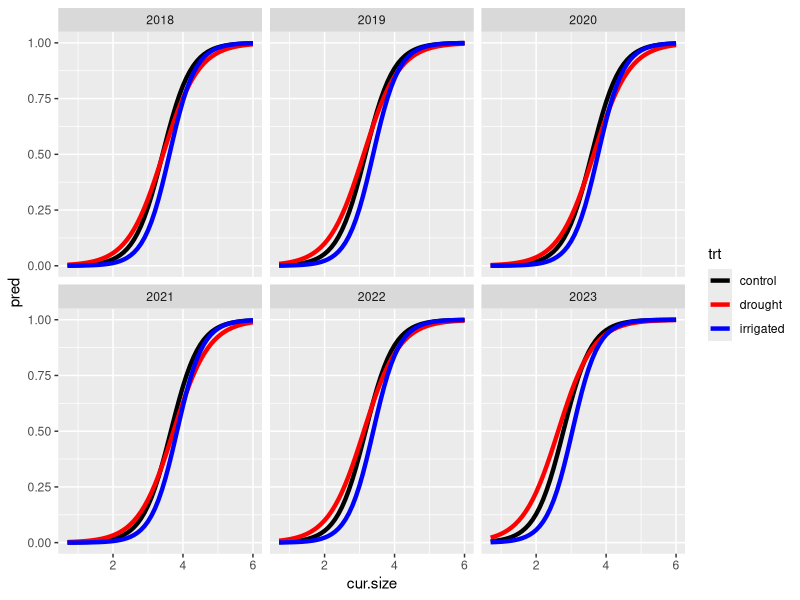
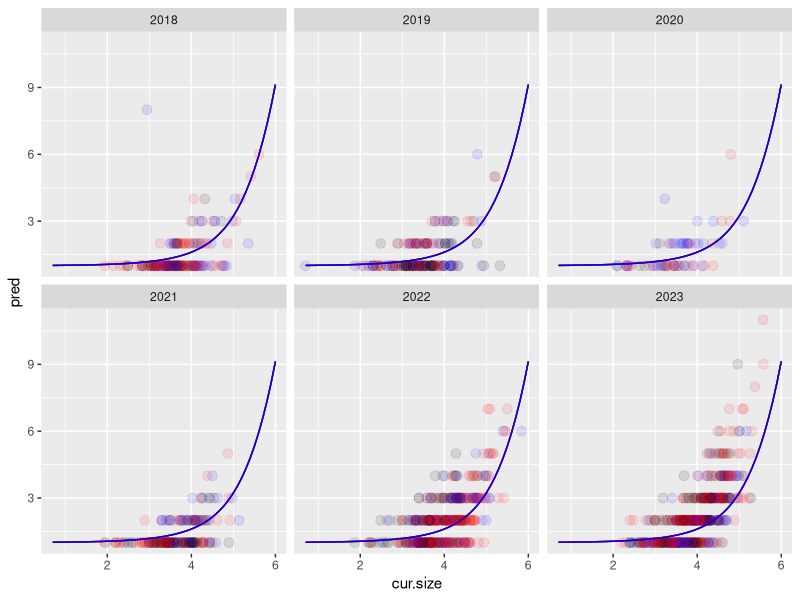

Recreate these plots in R, in order. (Note: this script raises an error after producing the figures.)
#-------------------------------------------------------------------
# Script for fitting reproductive/fecundity kernel
# Involves multiple steps:
# - Probability of flowering
# - Number of umbels produced
# - Probability of umbels surviving
# - Seeds per umbel
# - Size distribution of new recruits
# Current plan is to use these to back-estimate seedling recruitment.
# Using rule: fixed effects for models with only three years of data, random
# effects if we have ~6-7 years of data
# (because of this, not testing for year-treatment interactions)
# - SN init 5 Mar 2024
#-------------------------------------------------------------------


#-------------------------------------------------------------------
# Setup

##### Load packages

library(glmmTMB)
library(ggplot2)
library(lme4)
library(dplyr)
library(tidyr)
library(cowplot)

##### Clear namespace
rm(list = ls())

##### Load in and process data

### Flowering probability data (from processed demo, all years)
demo = read.csv('01_data_cleaning/out/demo_imputed_survival.csv')

# Demo for flowering dataset
demo.for.flowering = merge(
  x = demo %>%
    # Filter out only surviving plants
    filter(surv) %>%
    # Filter out 2016 plants (size measurements are not reliable)
    filter(Year > 2016) %>%
    # Select columns for year-of data
    select(Year, plantid, Plot, trt, No.umbels, No.leaves, Leaf.length),
  y = demo %>%
    # Filter out only surviving plants
    filter(surv) %>%
    # Filter out 2016 plants (size measurements are not reliable)
    filter(Year > 2016) %>%
    # Add column for year matching
    mutate(Year.match = Year + 1) %>% 
    # Select relevant columns
    select(Year.match, plantid, No.umbels, No.leaves, Leaf.length),
  by.x = c('Year', 'plantid'), by.y = c('Year.match', 'plantid'),
  suffixes = c('', '.prev')
) %>%
  mutate(Year = factor(Year))

# Make a data frame with size - here, subset to include only plants for which we
# have a prior *and* a current size
demo.for.flowering.both.sizes = demo.for.flowering %>%
  # Filter out only plants with a previous measurement
  filter(!is.na(No.leaves.prev) & !is.na(Leaf.length.prev) & No.leaves.prev > 0) %>%
  # Filter out plants with a current demo measurement
  filter(!is.na(No.leaves) & !is.na(Leaf.length) & No.leaves > 0) %>%
  # Add size columns
  mutate(
    prev.size = log(No.leaves.prev * Leaf.length.prev),
    cur.size = log(No.leaves * Leaf.length)
  ) %>%
  select(-c(No.leaves, No.leaves.prev, Leaf.length, Leaf.length.prev)) %>%
  # Replace NAs with zero
  mutate(
    across(contains('umbel'), function(x) ifelse(is.na(x), 0, x)),
    prev.flower = No.umbels.prev > 0,
    flowering = No.umbels > 0
  )

# Here, subset the dataset to include only plants with a current size
demo.for.flowering = demo.for.flowering %>%
  # Filter out plants with a current demo measurement
  filter(!is.na(No.leaves) & !is.na(Leaf.length) & No.leaves > 0) %>%
  # Add size columns
  mutate(cur.size = log(No.leaves * Leaf.length)) %>%
  select(-c(No.leaves, No.leaves.prev, Leaf.length, Leaf.length.prev)) %>%
  # Replace NAs with zero
  mutate(
    across(contains('umbel'), function(x) ifelse(is.na(x), 0, x)),
    prev.flower = No.umbels.prev > 0,
    flowering = No.umbels > 0
  )

### Distribution of umbels per flowering plant

demo.for.umbel.counts = demo.for.flowering %>%
  filter(flowering) %>%
  select(-flowering)

### Probability of umbel surviving

# Load in phen-demo dataset (for plants matched in both phenology and demography
# data, 2021-2023 so far)
phen.demo = read.csv('01_data_cleaning/out/phen_demo_for_umbel_survival.csv') %>%
  # Change missing umbel counts to zero
  mutate(n.demo.umbels = ifelse(is.na(n.demo.umbels), 0, n.demo.umbels)) %>%
  # Center phenology
  mutate(centered.phen = init.doy - round(mean(init.doy))) %>%
  mutate(Year = factor(Year))

# Get a dataset for umbel success, with mean bud date and number of
# living/dead buds per plant
umbel.fate = phen.demo %>%
  # Get mean budding date for each plant
  group_by(Year, tagplot) %>%
  mutate(mean.doy = mean(init.doy)) %>%
  ungroup() %>%
  # Distinct here because we need only one row per plant
  distinct(Year, tagplot, .keep_all = TRUE) %>%
  # Center the phenology column to help with model convergence
  mutate(centered.phen = mean.doy - round(mean(mean.doy))) %>%
  # Make successful umbel column
  mutate(n.succ.umbels = n.phen.umbels - n.lost.umbels) %>%
  # Year to factor
  mutate(Year = factor(Year))

### Seed set per umbel

# Need to lead in seed-phen-demo dataset, which includes one row per umbel on
# plants appearing in each of seed, phen, and demo (2021 and later) - although
# I'll filter out plants not matched to all datasets just to be safe
seed.phen.demo = read.csv('01_data_cleaning/out/seed_phen_demo_combined.csv') %>%
  # Remove plants that are missing phen
  filter(!is.na(mean.bud.day)) %>%
  # Remove plants that are missing from seed
  filter(!is.na(no.seeds)) %>%
  # Add centered phen column
  mutate(centered.phen = mean.bud.day - round(mean(mean.bud.day))) %>%
  mutate(Year = factor(Year))

# Removing the lost umbels (accounted for in the umbel fate model)
seed.phen.demo = rbind(
  # All umbels with a non-zero number of seeds...
  seed.phen.demo %>% filter(no.seeds > 0),
  # and all umbels with zero seeds, but removing dead umbels from phen
  seed.phen.demo %>%
    filter(!no.seeds) %>%
    group_by(tagplot, Year) %>%
    filter((1:n()) > n.lost.umbel) %>%
    ungroup()
)

### Umbel phenology dataset

phen = merge(
    x = read.csv('01_data_cleaning/out/phenology_buds_deaths_all.csv'), 
    y = phen.demo %>% distinct(tagplot, plantid.phen),
    by.x = 'plantid', by.y = 'plantid.phen'
  ) %>%
  # Filter out only new umbels (i.e., buds)
  filter(varb %in% 'new') %>%
  select(-varb) %>%
  mutate(Year = factor(year)) %>%
  select(-year)
  
### New recruit size distribution

# Subset the demo dataset to include 
# - plants seen for the first time (post-2017)
# - with one leaf only
# - and not flowering

recruits = demo %>%
  # Get plants seen only for the first time
  filter(!duplicated(plantid)) %>%
  # Remove 2016 and 2017 plants
  filter(Year > 2017) %>%
  # Get plants with only one leaf
  filter(No.leaves < 2, !is.na(No.leaves)) %>%
  # Get plants that are not flowering
  filter(!No.umbels | is.na(No.umbels)) %>%
  mutate(Year = factor(Year))


#-------------------------------------------------------------------
# Fit models for probability of flowering

# First check: which is better, using current size or prior size as a predictor

s_0 = glmer(
  formula = flowering ~ (1 | Plot / plantid) + (1 | Year),
  family = 'binomial',
  data = demo.for.flowering.both.sizes
)

s_cur = glmer(
  formula = flowering ~ cur.size + (1 | Plot / plantid) + (1 | Year),
  family = 'binomial',
  data = demo.for.flowering.both.sizes
)

s_pre = glmer(
  formula = flowering ~ prev.size + (1 | Plot / plantid) + (1 | Year),
  family = 'binomial',
  data = demo.for.flowering.both.sizes
)

AIC(s_0, s_cur, s_pre) %>% mutate(daic = round(AIC - min(AIC), 2))
# Use current size

# Formulae to test
flow.mod.forms = c(
  'flowering ~ cur.size + (1 | Year)',
  'flowering ~ (cur.size | Year)',
  'flowering ~ cur.size + trt +  (1 | Year)',
  'flowering ~ cur.size * trt +  (1 | Year)',
  'flowering ~ trt +  (cur.size | Year)'
) %>%
  paste('+ (1 | Plot / plantid)')

flow.mod.list = vector('list', length = length(flow.mod.forms))

for (j in 1:length(flow.mod.forms)) {
  print(j)
  flow.mod.list[[j]] = glmer(
    formula = flow.mod.forms[j],
    family = 'binomial',
    data = demo.for.flowering,
    control = glmerControl(optimizer = 'bobyqa', optCtrl = list(maxfun = 1e6)) 
  )
}
# No warnings. Very cool.

data.frame(
  AIC = sapply(flow.mod.list, AIC) %>% unlist(),
  form = flow.mod.forms
) %>%
  mutate(daic = round(AIC - min(AIC), 2))
# Of these models, best has size-treatment interaction

# Best fixed effects model:
# f_sy_ty_st = glmer(
#   formula = 'flowering ~ cur.size * trt + trt * Year + cur.size * Year + (1 | Plot / plantid)',
#   family = 'binomial',
#   data = demo.for.flowering,
#   control = glmerControl(optimizer = 'bobyqa', optCtrl = list(maxfun = 1e6)) 
# )

f_st_y = glmer(
  formula = flowering ~ cur.size * trt +  (1 | Year) + (1 | Plot / plantid),
  family = 'binomial',
  data = demo.for.flowering,
  control = glmerControl(optimizer = 'bobyqa', optCtrl = list(maxfun = 1e6)) 
)

summary(f_st_y)

# Try to plot results... this will be very funny.

range(demo.for.flowering$cur.size)

expand.grid(
  Year = factor(2018:2023),
  trt = c('control', 'drought', 'irrigated'),
  cur.size = (7:60)/10
) %>%
  mutate(
    pred = predict(
      f_st_y,
      newdata = ., type = 'response', 
      re.form = ~ (1 | Year), allow.new.levels = TRUE
    )
  ) %>%
  ggplot(aes(x = cur.size, y = pred, colour = trt)) +
  geom_line(linewidth = 1.5) +
  scale_colour_manual(values = c('black', 'red', 'blue')) +
  facet_wrap(~ Year)

# Jeez. That's not pretty.
# Seems like in most (but not all) years drought plants are less likely to flower.

# Will take some thought to think about how to get annual variation...

#-------------------------------------------------------------------
# Fit models for number of umbels per plant

# Here: need glmmTMB for zero-truncated model

# Test for effect of size

n_0 = glmmTMB(
  formula = No.umbels ~ (1 | Plot / plantid) + (1 | Year),
  family = 'truncated_poisson',
  data = demo.for.umbel.counts
)

n_s = glmmTMB(
  formula = No.umbels ~ cur.size +  (1 | Plot / plantid) + (1 | Year),
  family = 'truncated_poisson',
  data = demo.for.umbel.counts
)

AIC(n_s, n_0)
# Huge effect of size, unsurprisingly

# Compare fixed and random effects models

# n_fix = glmmTMB(
#   formula = No.umbels ~ cur.size + Year + (1 | Plot / plantid),
#   family = 'truncated_poisson',
#   data = demo.for.umbel.counts
# )

# AIC(n_fix, n_s)
# Fixed effects it is.

# Using a for loop won't work here... need to fit models separately.

# Treatment effect

n_s_y = glmmTMB(
  formula = No.umbels ~ cur.size + (1 | Year) + (1 | Plot / plantid),
  family = 'truncated_poisson',
  data = demo.for.umbel.counts
) 

n_sy = glmmTMB(
  formula = No.umbels ~  (cur.size | Year) + (1 | Plot / plantid),
  family = 'truncated_poisson',
  data = demo.for.umbel.counts
)

AIC(n_sy, n_s_y)
# No size-year interaction (thus far)

n_s_t_y = glmmTMB(
  formula = No.umbels ~ cur.size + trt +  (1 | Year) + (1 | Plot / plantid),
  family = 'truncated_poisson',
  data = demo.for.umbel.counts
)

n_st_y = glmmTMB(
  formula = No.umbels ~ cur.size * trt +  (1 | Year) + (1 | Plot / plantid),
  family = 'truncated_poisson',
  data = demo.for.umbel.counts
)

AIC(n_s_y, n_s_t_y, n_st_y) %>% mutate(daic = round(AIC - min(AIC), 2))
# Looks like a treatment-year effect

# Final model includes: size and treatment-year effects.
summary(n_s_y)
# lmao only one of the year-treatment terms is significant and it's only
# marginal...

expand.grid(
  Year = factor(2018:2023),
  trt = c('control', 'drought', 'irrigated'),
  cur.size = (7:60)/10
) %>%
  mutate(
    pred = predict(
      n_s_y,
      newdata = ., type = 'response', 
      re.form = ~ 0, allow.new.levels = TRUE
    )
  ) %>%
  ggplot(aes(x = cur.size, y = pred)) +
  geom_point(
    data = demo.for.umbel.counts,
    aes(x = cur.size, y = No.umbels, colour = trt),
    alpha = 0.1, size = 3
  ) +
  geom_line(aes(colour = trt)) +
  scale_colour_manual(values = c('black', 'red', 'blue')) +
  facet_wrap(~ Year) +
  theme(legend.position = 'none')

# Lmao no consistency in the rank ordering.
# Come on man.
# And 12 umbels? Come on man.
# Eight umbels for that one plant in 2018... what the heck man.


#-------------------------------------------------------------------
# Fit models for phen + umbel fate

# NOTE: I got a singularity warning when trying to include a random effect of
# tagplot
# Also: using fixed year effects due to low replication

# First, look for size effect

u_0 = glmer(
  formula = cbind(n.succ.umbels, n.lost.umbels) ~ 
    (1 | Plot) + Year,
  family = 'binomial',
  data = umbel.fate
)

u_s = glmer(
  formula = cbind(n.succ.umbels, n.lost.umbels) ~ 
    cur.size + (1 | Plot) + Year,
  family = 'binomial',
  data = umbel.fate
)

AIC(u_s, u_0)
# Yes. There is a size effect. (Bleh)


# Account for number of umbels produced? (After accounting for size)
# These should be correlated so models may not play nice...
u_n_s = glmer(
  formula = cbind(n.succ.umbels, n.lost.umbels) ~ 
    n.phen.umbels + cur.size + (1 | Plot) + Year,
  family = 'binomial',
  data = umbel.fate,
  control = glmerControl(optimizer = 'bobyqa', optCtrl = list(maxfun = 1e6))
)

AIC(u_s, u_n_s)
summary(u_n_s)
# Yes. Producing more umbels means your umbels are less likely to succeed.

# Models to test:
# - size*year
# - treatment
# - size*treatment
# - year*treatment
# - phen

fate.mod.forms = c(
  'cbind(n.succ.umbels, n.lost.umbels) ~ n.phen.umbels + cur.size + Year',
  'cbind(n.succ.umbels, n.lost.umbels) ~ n.phen.umbels + cur.size * Year',
  'cbind(n.succ.umbels, n.lost.umbels) ~ n.phen.umbels + cur.size + Year + trt',
  'cbind(n.succ.umbels, n.lost.umbels) ~ n.phen.umbels + cur.size * Year + trt',
  'cbind(n.succ.umbels, n.lost.umbels) ~ n.phen.umbels + cur.size * trt + Year',
  'cbind(n.succ.umbels, n.lost.umbels) ~ n.phen.umbels + cur.size * trt + cur.size * Year'
) %>%
  paste('+ (1 | Plot)')

fate.mod.list = vector('list', length = length(fate.mod.forms))

for (j in 1:length(fate.mod.forms)) {
  print(j)
  fate.mod.list[[j]] = glmer(
    formula = fate.mod.forms[j],
    family = 'binomial',
    data = umbel.fate,
    control = glmerControl(optimizer = 'bobyqa', optCtrl = list(maxfun = 1e6))
  )
}

data.frame(
  aic = sapply(fate.mod.list, AIC) %>% unlist(),
  form = fate.mod.forms,
  i = 1:length(fate.mod.forms)
) %>%
  mutate(daic = round(aic - min(aic), 2)) %>%
  arrange(daic)

# Phew! Nice simple model.

# Now test for phen effects.

fate.phen.mod.forms = c(
  'cbind(n.succ.umbels, n.lost.umbels) ~ n.phen.umbels + cur.size + Year',
  'cbind(n.succ.umbels, n.lost.umbels) ~ n.phen.umbels + cur.size + Year + centered.phen',
  'cbind(n.succ.umbels, n.lost.umbels) ~ n.phen.umbels + cur.size + Year + centered.phen * trt',
  'cbind(n.succ.umbels, n.lost.umbels) ~ n.phen.umbels + cur.size + Year + centered.phen * Year',
  'cbind(n.succ.umbels, n.lost.umbels) ~ n.phen.umbels + cur.size + Year + centered.phen * Year + trt * centered.phen'
) %>%
  paste('+ (1 | Plot)')

fate.phen.mod.list = vector('list', length = length(fate.phen.mod.forms))

for (j in 1:length(fate.phen.mod.forms)) {
  print(j)
  fate.phen.mod.list[[j]] = glmer(
    formula = fate.phen.mod.forms[j],
    family = 'binomial',
    data = umbel.fate,
    control = glmerControl(optimizer = 'bobyqa', optCtrl = list(maxfun = 1e6))
  )
}

data.frame(
  aic = sapply(fate.phen.mod.list, AIC) %>% unlist(),
  form = fate.phen.mod.forms,
  i = 1:length(fate.phen.mod.forms)
) %>%
  mutate(daic = round(aic - min(aic), 2)) %>%
  arrange(daic)
# No strong evidence of a treatment effect here either
# But there is a year-varying effect of phenology

u_n_s_y_py = glmer(
  formula = cbind(n.succ.umbels, n.lost.umbels) ~ (1 | Plot) +
    n.phen.umbels + cur.size + Year + Year * centered.phen,
  family = 'binomial',
  data = umbel.fate,
  control = glmerControl(optimizer = 'bobyqa', optCtrl = list(maxfun = 1e6))
)

summary(u_n_s_y_py)

expand.grid(
  cur.size = 3.7,
  Year = factor(2021:2023),
  centered.phen = -30:30,
  n.umbels = 1
) %>%
  mutate(
    pred = predict(
      u_s_y_py,
      newdata = ., type = 'response',
      re.form = ~ 0, allow.new.levels = TRUE
    )
  ) %>%
  ggplot(aes(x = centered.phen, y = pred)) +
  geom_line() +
  scale_colour_manual(values = c('black', 'red', 'blue')) +
  facet_wrap(~ Year)

# Similar to prior model result (with year-varying slope)

# What about the effect of size?
expand.grid(
  cur.size = (18:56)/10,
  Year = factor(2021:2023),
  centered.phen = 0
) %>%
  mutate(
    pred = predict(
      u_s_y_py,
      newdata = ., type = 'response',
      re.form = ~ 0, allow.new.levels = TRUE
    )
  ) %>%
  ggplot(aes(x = cur.size, y = pred)) +
  geom_line() +
  scale_colour_manual(values = c('black', 'red', 'blue')) +
  facet_wrap(~ Year)
# Considerable effect of size here!
# Smaller plants much more likely to have umbel death.

# (Note: did not test for phen-size interaction)
# (That's too much stuff!)


#-------------------------------------------------------------------
# Fit models for seeds per umbel

# Singularity issue when trying random effect for plant within plot
# Also doing only fixed effects models here (too few years)

# Test fir effect if size
s_0 = glmer.nb(
  formula = no.seeds ~ (1 | Plot) + Year,
  data = seed.phen.demo
)

s_s = glmer.nb(
  formula = no.seeds ~ cur.size + (1 | Plot) + Year,
  data = seed.phen.demo
)

AIC(s_0, s_s)
# Yep - sizeable effect of size

# Models to test:
seed.mod.forms = c(
  'no.seeds ~ cur.size + Year',
  'no.seeds ~ cur.size * Year',
  'no.seeds ~ cur.size + Year + trt',
  'no.seeds ~ cur.size * Year + trt',
  'no.seeds ~ cur.size * trt + Year',
  'no.seeds ~ cur.size * trt + cur.size * Year'
) %>%
  paste('+ (1 | Plot)')

seed.mod.list = vector('list', length = length(seed.mod.forms))

for (j in 1:length(seed.mod.list)) {
  print(j)
  seed.mod.list[[j]] = glmer.nb(
    formula = seed.mod.forms[j],
    data = seed.phen.demo %>% mutate(cur.size = cur.size - mean(cur.size)),
    control = glmerControl(optimizer = 'bobyqa', optCtrl = list(maxfun = 1e6))
  )
}
# Note: want to include centering in here or else these are slow and don't converge

data.frame(
  aic = sapply(seed.mod.list, AIC) %>% unlist(),
  form = seed.mod.forms,
  i = 1:length(seed.mod.forms)
) %>%
  mutate(daic = round(aic - min(aic), 2)) %>%
  arrange(daic)

# Of course, the complicated model is the best-supported one

s_st_sy = glmer.nb(
  no.seeds ~ cur.size * trt + cur.size * Year + (1 | Plot),
  data = seed.phen.demo %>% mutate(cur.size = cur.size - mean(cur.size)),
  control = glmerControl(optimizer = 'bobyqa', optCtrl = list(maxfun = 1e6))
)

s_st_y = glmer.nb(
  no.seeds ~ cur.size * trt + Year + (1 | Plot),
  data = seed.phen.demo %>% mutate(cur.size = cur.size - mean(cur.size)),
  control = glmerControl(optimizer = 'bobyqa', optCtrl = list(maxfun = 1e6))
)

# Cool...
expand.grid(
  Year = factor(2021:2023),
  cur.size = (-15:15)/10,
  trt = c('control', 'drought', 'irrigated')
) %>%
  # mutate(
  #   seed = predict(
  #     object = s_st_sy, newdata = ., type = 'response',
  #     re.form = ~ 0, allow.new.levels = TRUE
  #   )
  # ) %>%
  mutate(
    seed3 = predict(
      object = s_st_sy, newdata = ., type = 'response',
      re.form = ~ 0, allow.new.levels = TRUE,
    ),
    seed2 = predict(
      object = s_st_y, newdata = ., type = 'response',
      re.form = ~ 0, allow.new.levels = TRUE,
    )
  ) %>%
  pivot_longer(c(seed2, seed3), names_to = 'model', values_to = 'seed') %>%
  mutate(cur.size = cur.size + mean(seed.phen.demo$cur.size)) %>%
  ggplot(aes(x = cur.size, y = seed, colour = trt)) +
  geom_point(
    data = seed.phen.demo,
    aes(x = cur.size, y = no.seeds, colour = trt),
    inherit.aes = FALSE,
    alpha = 0.1, size = 3
  ) +
  geom_line(aes(linetype = model)) +
  scale_colour_manual(values = c('black', 'red', 'blue')) +
  facet_wrap(trt ~ Year) +
  theme(legend.position = 'bottom')
# That 2021-control curve is a lot of extrapolation...
# I default to the model without year-varying size effects

seed.phen.mod.forms = c(
  'no.seeds ~ cur.size * trt + Year + (1 | Plot)',
  'no.seeds ~ cur.size * trt + Year + centered.phen + (1 | Plot)',
  'no.seeds ~ cur.size * trt + Year + centered.phen * trt + (1 | Plot)',
  'no.seeds ~ cur.size * trt + centered.phen * Year + (1 | Plot)',
  'no.seeds ~ cur.size * trt + centered.phen * trt + centered.phen * Year + (1 | Plot)',
  'no.seeds ~ cur.size * trt + Year + poly(centered.phen, 2) + (1 | Plot)',
  'no.seeds ~ cur.size * trt + Year + poly(centered.phen, 2) * trt + (1 | Plot)'# ,
  # 'no.seeds ~ cur.size * trt + poly(centered.phen, 2) * Year + (1 | Plot)' # does not converge
)

seed.phen.mod.list = vector('list', length = length(seed.phen.mod.forms))

for (j in 1:length(seed.phen.mod.list)) {
  print(j)
  seed.phen.mod.list[[j]] = glmer.nb(
    formula = seed.phen.mod.forms[j],
    data = seed.phen.demo %>% 
      mutate(
        cur.size = cur.size - mean(cur.size),
        centered.phen = centered.phen / 7
      ),
    control = glmerControl(optimizer = 'bobyqa', optCtrl = list(maxfun = 1e6))
  )
}

data.frame(
  aic = sapply(seed.phen.mod.list, AIC) %>% unlist(),
  form = seed.phen.mod.forms,
  i = 1:length(seed.phen.mod.forms)
) %>%
  mutate(daic = round(aic - min(aic), 2)) %>%
  arrange(daic)
# best model here has a linear effect of phen (nice)

s_st_y_p = glmer.nb(
  no.seeds ~ cur.size * trt + Year + centered.phen + (1 | Plot),
  data = seed.phen.demo %>% 
    mutate(
      cur.size = cur.size - mean(cur.size),
      centered.phen = centered.phen / 7
    ),
  control = glmerControl(optimizer = 'bobyqa', optCtrl = list(maxfun = 1e7))
)

expand.grid(
  Year = factor(2021:2023),
  cur.size = c(-1.5, 0, 1.5),
  trt = c('control', 'drought', 'irrigated'),
  centered.phen = (-25:25)/10
) %>%
  mutate(
    seed = predict(
      object = s_st_y_p, newdata = ., type = 'response',
      re.form = ~ 0, allow.new.levels = TRUE, 
    )
  ) %>%
  mutate(cur.size = factor(cur.size)) %>%
  ggplot(aes(x = centered.phen, y = seed, colour = trt)) +
  geom_point(
    data = seed.phen.demo %>% mutate(centered.phen = centered.phen/7),
    aes(x = centered.phen, y = no.seeds, colour = trt),
    inherit.aes = FALSE,
    alpha = 0.1, size = 3
  ) +
  geom_line(aes(linetype = cur.size)) +
  scale_colour_manual(values = c('black', 'red', 'blue')) +
  scale_linetype_manual(values = c(2, 1, 2)) +
  facet_wrap(trt ~ Year)


#-------------------------------------------------------------------
# Model for distribution of seedling sizes

r_0 = lmer(
  log(Leaf.length) ~ (1 | Plot),
  data = recruits
)

r_fixed = lmer(
  log(Leaf.length) ~ Year + (1 | Plot),
  data = recruits
)

r_ranef = lmer(
  log(Leaf.length) ~ (1 | Year) + (1 | Plot),
  data = recruits
)

AIC(r_0, r_fixed, r_ranef)

# Random effects model is best

r_t_y = lmer(
  log(Leaf.length) ~ trt + (1 | Year) + (1 | Plot),
  data = recruits
)

AIC(r_t_y, r_ranef)
# No treatment effect.

summary(r_ranef)
hist(residuals(r_ranef))
# one extreme negartive outlier, otherwise could be worse
qqnorm(residuals(r_ranef))
qqline(residuals(r_ranef))

summary(r_ranef)$sigma

#-------------------------------------------------------------------
# Construct a reproductive kernel
# Start with size only (no phen effects yet)

# First, get year-coefficient effects for appropriate models

# For umbel fate
umbel.fate.year.terms = with(
  data = data.frame(t(fixef(u_n_s_y_py))),
  data.frame(
    intercept = c(0, Year2022, Year2023),
    slope = c(0, Year2022.centered.phen, Year2023.centered.phen)
  )
)

# For seed set
seed.set.year.terms = with(
  data = data.frame(t(fixef(s_st_y_p))),
  data.frame(intercept = c(0, Year2022, Year2023))
)

# Next, get residual mean and s.d. in size of new recruits
recruit.mu = fixef(r_ranef)[[1]]
recruit.sigma = summary(r_ranef)$sigma

reprod.kernel = expand.grid(
  trt = c('control', 'drought', 'irrigated'),
  cur.size = (5:60)/10,
  nex.size = (5:60)/10
) %>%
  # Other covariates needed
  mutate(
    centered.phen = 0,
    Year = factor(2021)
  ) %>%
  # Model predictions
  mutate(
    # Probability of flowering
    p.flower = predict(
      f_st_y,
      newdata = ., type = 'response',
      re.form = ~ 0, allow.new.levels = TRUE
    ),
    # Number of umbels
    n.phen.umbels = predict(
      n_s_y,
      newdata = ., type = 'response',
      re.form = ~ 0, allow.new.levels = TRUE
    )
  ) %>%
  mutate(
    # Proportion of umbels surviving
    p.survive = predict(
      u_n_s_y_py,
      newdata = ., type = 'link',
      re.form = ~ 0, allow.new.levels = TRUE
    ),
    p.survive = p.survive + mean(umbel.fate.year.terms$intercept) +
      mean(umbel.fate.year.terms$slope) * cur.size,
    p.survive = 1 / (1 + exp(-p.survive))
  ) %>%
  rename(n.umbel = n.phen.umbels) %>%
  # Number of seeds per umbel
  # first need to convert size
  mutate(cur.size = cur.size - mean(seed.phen.demo$cur.size)) %>%
  mutate(
    n.seeds = predict(
      s_st_y_p,
      newdata = ., type = 'link',
      re.form = ~ 0, allow.new.levels = TRUE
    ),
    n.seeds = n.seeds + mean(seed.set.year.terms$intercept),
    n.seeds = exp(n.seeds),
    # fix size
    cur.size = cur.size + mean(seed.phen.demo$cur.size),
  )

head(reprod.kernel)

reprod.kernel = reprod.kernel %>%
  mutate(
    cumulative.seed.est = p.flower * n.umbel * p.survive * n.seeds
  )

reprod.kernel %>%
  pivot_longer(
    cols = c(p.flower, n.umbel, p.survive, n.seeds, cumulative.seed.est),
    names_to = 'estim.type',
    values_to = 'estimate'
  ) %>%
  ggplot(aes(x = cur.size, y = estimate)) +
  geom_line(aes(colour = trt)) +
  scale_colour_manual(values = c('black', 'red', 'blue')) +
  # scale_y_log10() +
  facet_wrap(~ estim.type, scale = 'free_y')
# Cool

reprod.kernel = reprod.kernel %>%
  # IMPORTANT: need that window size here (0.1 in this case) to get probabilities from pdf
  mutate(p.nex.size = 0.1 * dnorm(x = nex.size, mean = recruit.mu, sd = recruit.sigma)) %>%
  mutate(
    # Assume germination probability is 1
    p.germ = 1,
    mean.next.size = cumulative.seed.est * p.germ * p.nex.size
    )
# p.nex.size shouldn't be greater than 1...

reprod.kernel %>%
  ggplot(aes(x = cur.size, y = nex.size)) +
  geom_tile(aes(fill = mean.next.size)) +
  scale_y_reverse() +
  facet_wrap(~ trt)

# cool

nrow(reprod.kernel)

# write.csv(
#   reprod.kernel,
#   '03_construct_kernels/out/test_reprod_kernel.csv',
#   row.names = FALSE
# )
